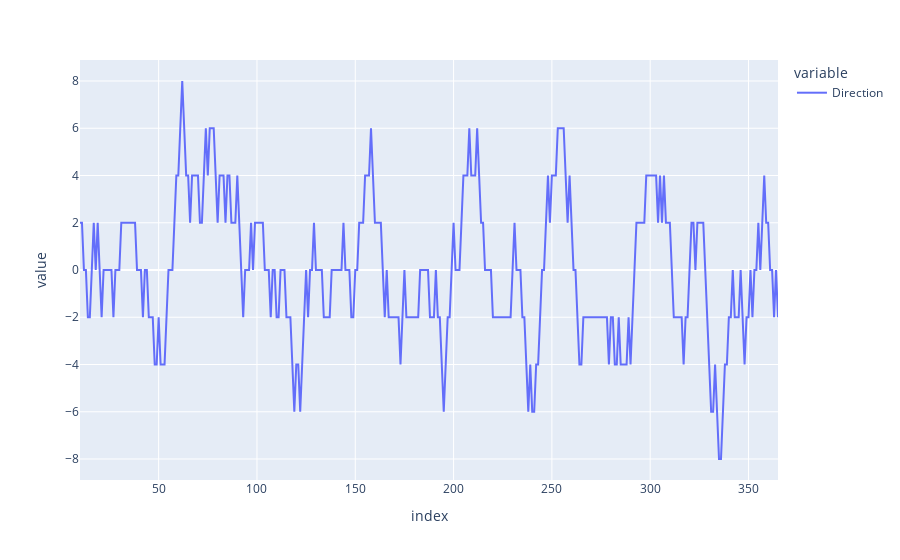

Notebook code cell kept with this figure:
### Code cell
dir = xrp['Direction'].rolling(window=10).sum().dropna()
plt.line(dir)

### Figure 1 — Plotly figure (JSON) as saved in the notebook; plotly's stock layout.template omitted (floating-point values rounded to 4 significant figures; data arrays with more than 128 entries replaced by an {"elided": "..."} marker saying what was removed)
{"data": [{"hovertemplate": "variable=Direction<br>index=%{x}<br>value=%{y}<extra></extra>", "legendgroup": "Direction", "line": {"color": "#636efa", "dash": "solid"}, "marker": {"symbol": "circle"}, "mode": "lines", "name": "Direction", "orientation": "v", "showlegend": true, "type": "scatter", "x": {"elided": "356 int values"}, "xaxis": "x", "y": {"elided": "356 int values"}, "yaxis": "y"}], "layout": {"legend": {"title": {"text": "variable"}, "tracegroupgap": 0}, "margin": {"t": 60}, "xaxis": {"anchor": "y", "domain": [0, 1], "title": {"text": "index"}}, "yaxis": {"anchor": "x", "domain": [0, 1], "title": {"text": "value"}}}}
